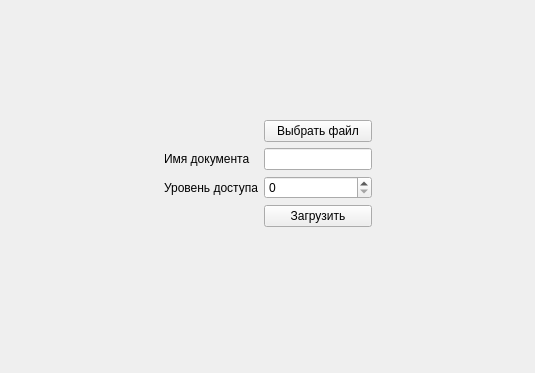
<?xml version="1.0" encoding="UTF-8"?>
<ui version="4.0">
 <class>Upload</class>
 <widget class="QWidget" name="Upload">
  <property name="geometry">
   <rect>
    <x>0</x>
    <y>0</y>
    <width>535</width>
    <height>373</height>
   </rect>
  </property>
  <property name="windowTitle">
   <string>Form</string>
  </property>
  <layout class="QHBoxLayout" name="horizontalLayout">
   <item>
    <spacer name="horizontalSpacer">
     <property name="orientation">
      <enum>Qt::Horizontal</enum>
     </property>
     <property name="sizeHint" stdset="0">
      <size>
       <width>40</width>
       <height>20</height>
      </size>
     </property>
    </spacer>
   </item>
   <item>
    <layout class="QVBoxLayout" name="verticalLayout">
     <item>
      <spacer name="verticalSpacer_2">
       <property name="orientation">
        <enum>Qt::Vertical</enum>
       </property>
       <property name="sizeHint" stdset="0">
        <size>
         <width>20</width>
         <height>40</height>
        </size>
       </property>
      </spacer>
     </item>
     <item>
      <layout class="QFormLayout" name="formLayout">
       <property name="leftMargin">
        <number>3</number>
       </property>
       <property name="topMargin">
        <number>3</number>
       </property>
       <property name="rightMargin">
        <number>3</number>
       </property>
       <property name="bottomMargin">
        <number>3</number>
       </property>
       <item row="0" column="0">
        <widget class="QLabel" name="l_docInfo">
         <property name="text">
          <string/>
         </property>
        </widget>
       </item>
       <item row="0" column="1">
        <widget class="QPushButton" name="b_chooseFile">
         <property name="text">
          <string>Выбрать файл</string>
         </property>
        </widget>
       </item>
       <item row="1" column="0">
        <widget class="QLabel" name="l_name">
         <property name="text">
          <string>Имя документа</string>
         </property>
        </widget>
       </item>
       <item row="1" column="1">
        <widget class="QLineEdit" name="le_name"/>
       </item>
       <item row="2" column="0">
        <widget class="QLabel" name="l_level">
         <property name="text">
          <string>Уровень доступа</string>
         </property>
        </widget>
       </item>
       <item row="2" column="1">
        <widget class="QSpinBox" name="spinBox_level"/>
       </item>
       <item row="3" column="1">
        <widget class="QPushButton" name="b_upload">
         <property name="text">
          <string>Загрузить</string>
         </property>
        </widget>
       </item>
      </layout>
     </item>
     <item>
      <widget class="QLabel" name="l_info">
       <property name="minimumSize">
        <size>
         <width>0</width>
         <height>20</height>
        </size>
       </property>
       <property name="text">
        <string/>
       </property>
      </widget>
     </item>
     <item>
      <spacer name="verticalSpacer">
       <property name="orientation">
        <enum>Qt::Vertical</enum>
       </property>
       <property name="sizeHint" stdset="0">
        <size>
         <width>20</width>
         <height>40</height>
        </size>
       </property>
      </spacer>
     </item>
    </layout>
   </item>
   <item>
    <spacer name="horizontalSpacer_2">
     <property name="orientation">
      <enum>Qt::Horizontal</enum>
     </property>
     <property name="sizeHint" stdset="0">
      <size>
       <width>40</width>
       <height>20</height>
      </size>
     </property>
    </spacer>
   </item>
  </layout>
 </widget>
 <resources/>
 <connections/>
</ui>
